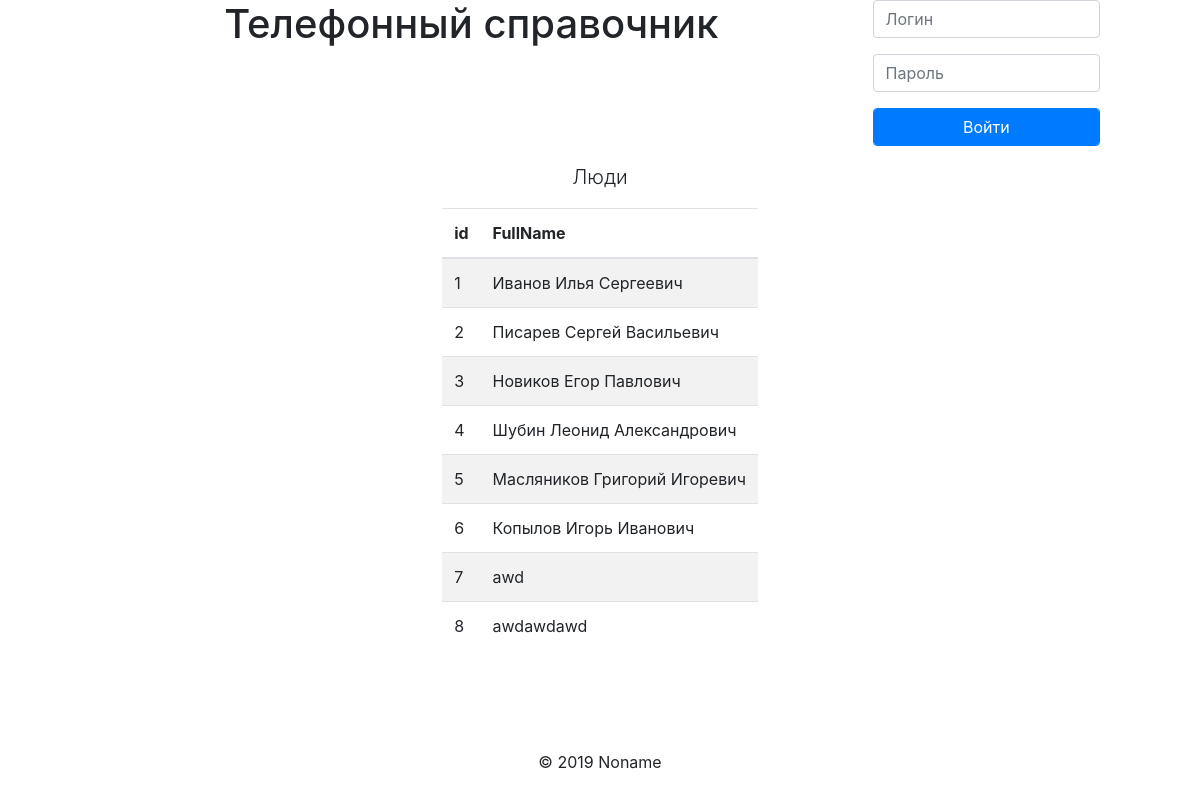
The page / on the database its author committed.
### tables this page shows
CREATE TABLE `person` (
  `id` int(11) NOT NULL,
  `FullName` varchar(100) NOT NULL
);

### index.php (called while the page is built, shortened)
<?php
$p['title']='Люди';
$p['tableTitleClass']='lead text-center';
$p['tableClass']='table table-striped table-center';
$param['content']= getDBTableAsHTML('SELECT * FROM person',$p);
$param['title']='Телефонный справочник';
template($param);

### common.php (the view, shortened to what this page needs)
<?php
function isAdmin()
{
  if (session_status()!==PHP_SESSION_ACTIVE)
    return FALSE;
  else
    if (isset($_SESSION['Id']))
      return TRUE;
    else
      return FALSE;
}
function _a($array,$key)
{
$result='';
	if ($array AND is_array($array) AND isset($array[$key]))
		$result=$array[$key];
		return $result;
}
function getHeader()
{
  if (isAdmin())
  {
    return
'    <div class="row">
      <h1 class="col-md-9 text-center">Телефонный справочник</h1>
      <div class="col-md-3 btn-group" role="group">
        <a class="btn btn-primary" href="profile.php">Оператор БД</a>
        <a class="btn btn-warning" href="logout.php">Выйти</a>
      </div>
    </div>
    <div class="text-center">
      <div class="btn-group " role="group">
        <a class="btn btn-primary" href="index.php">Телефонный справочник</a>
        <a class="btn btn-primary" href="position.php">Должности</a>
        <a class="btn btn-primary" href="person.php">Кадры</a>
        <a class="btn btn-primary" href="employee.php">Сотрудники</a>
        <a class="btn btn-primary" href="housing.php">Корпуса</a>
        <a class="btn btn-primary" href="cabinet.php">Кабинеты</a>
        <a class="btn btn-primary" href="department.php">Подразделения</a>
      </div>
    </div>';
  }
  else
  {
    return
'		<h1 class="col-md-9 text-center">Телефонный справочник</h1>
    <form class="col-md-3" method="post" action="login.php">
      <input name="login" class="form-group form-control" type="text" placeholder="Логин"/>
      <input name="password" class="form-group form-control" type="password" placeholder="Пароль"/>
      <input class="form-group form-control btn-primary" type="submit" value="Войти"/>
    </form>';
  }
}
function template($params=array())
{
	echo
	'<!DOCTYPE html>
	<html>
	<head>
	<meta charset="utf-8" />
	<title>'._a($params,'title').'</title>
	<meta name="keywords" content="'._a($params,'keywords').'" />
	<meta name="description" content="'._a($params,'description').'" />
	<link href="css/style.css" rel="stylesheet">
	<link href="bootstrap/css/bootstrap.min.css" rel="stylesheet">
	<!--[if lt IE 9]>
	<script src="https://oss.maxcdn.com/html5shiv/3.7.2/html5shiv.min.js"></script>
	<script src="https://oss.maxcdn.com/respond/1.4.2/respond.min.js"></script>
	<![endif]-->
	</head>
	<body>
	<div class="wrapper">
	<header class="header row">
	'.getHeader().'
	</header>
	<main class="content">
	'._a($params,'content').'
	</main>
	</div>
	<footer class="footer">
	<p class="text-center">&copy;&nbsp;2019&nbsp;Noname</p>
	</footer>
	<script src="https://ajax.googleapis.com/ajax/libs/jquery/1.11.3/jquery.min.js"></script>
	<script src="bootstrap/js/bootstrap.min.js"></script>
	</body>
	</html>';
}
function getDBTableAsHTML($query,$params=array())
{
	global $link;
	$title='';
	$tableClass='db-table table-center';
	$tableTitleClass='db-table-title';
	extract($params);
	$result=mysqli_query($link,$query);
	$c='';
		if ($title=='query')
			$c='<p class="'.$tableTitleClass.'">'.$query.'</p>';
				elseif ($title!='')
					$c='<p class="'.$tableTitleClass.'">'.$title.'</p>';
		$c.='<table class="'.$tableClass.'"><thead><tr>';
		while ($field=mysqli_fetch_field($result))
			$c.='<th>'.$field->name.'</th>';
			$c.='</tr></thead><tbody>';
		while ($row = mysqli_fetch_row($result)) {
			$c.='<tr>';
				foreach ($row as $value)
					$c.='<td>'.$value.'</td>';
					$c.='</tr>';
	}
	$c.='</tbody></table>';
		return $c;
	}
?>

### css/style.css (style rules this page uses)
* { margin: 0; padding: 0; }
html { height: 100%; }
article, aside, details, figcaption, figure, footer, header, hgroup, main, nav, section, summary { display: block; }
body { font: 12px/18px Arial, sans-serif; width: 100%; height: 100%; }
.wrapper { width: 1000px; margin: 0 auto; min-height: 100%; height: auto !important; height: 100%; }
.content { padding: 0 0 50px; }
.footer { width: 1000px; margin: -50px auto 0; height: 50px; position: relative; }
.table-center { width:auto !important; margin: 0 auto; }

### rows shown on the page
person: id "1", FullName "Иванов Илья Сергеевич"
person: id "2", FullName "Писарев Сергей Васильевич"
person: id "3", FullName "Новиков Егор Павлович"
person: id "4", FullName "Шубин Леонид Александрович"
person: id "5", FullName "Масляников Григорий Игоревич"
person: id "6", FullName "Копылов Игорь Иванович"
person: id "7", FullName "awd"
person: id "8", FullName "awdawdawd"

### other values the page prints
$title "Люди"
$field->name "id"
$field->name "FullName"
